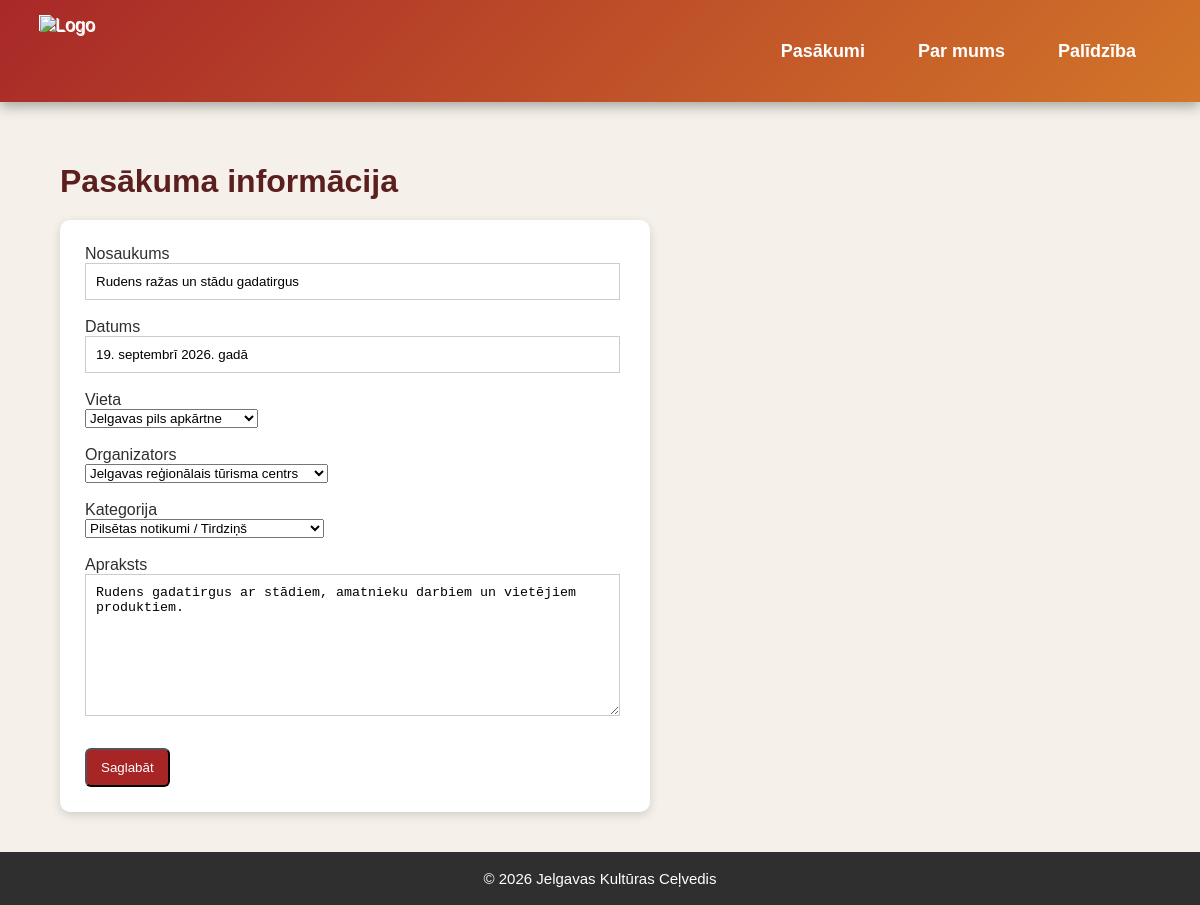
Page /pasakumi/7/edit on the committed database.
### tables this page shows
CREATE TABLE events (
    id INTEGER PRIMARY KEY AUTOINCREMENT,
    title TEXT NOT NULL,
    event_date TEXT NOT NULL,
    location_id INTEGER NOT NULL,
    organizer_id INTEGER NOT NULL,
    category_id INTEGER NOT NULL,
    description TEXT, image_name TEXT, image_file TEXT,
    FOREIGN KEY (location_id) REFERENCES locations(id),
    FOREIGN KEY (organizer_id) REFERENCES organizers(id),
    FOREIGN KEY (category_id) REFERENCES categories(id)
);

CREATE TABLE locations (
    id INTEGER PRIMARY KEY AUTOINCREMENT,
    name TEXT NOT NULL,
    address TEXT
);

CREATE TABLE organizers (
    id INTEGER PRIMARY KEY AUTOINCREMENT,
    name TEXT NOT NULL,
    contact TEXT,
    phone_number TEXT
);

CREATE TABLE categories (
    id INTEGER PRIMARY KEY AUTOINCREMENT,
    category_name TEXT NOT NULL,
    subcategory_name TEXT
);

### app.py (the view, shortened to what this page needs)
@app.route("/pasakumi/<int:event_id>/edit", methods=["GET", "POST"])
def edit_event(event_id):
    conn = get_db_connection()
    event = conn.execute("SELECT * FROM events WHERE id = ?", (event_id,)).fetchone()
    locations, organizers, categories = get_form_data(conn)
    conn.close()
    return render_template("edit.html", event=event, locations=locations, organizers=organizers, categories=categories)

### app.py (called while the page is built)
def get_db_connection():
    db = Path(__file__).parent / "events.db"
    conn = sqlite3.connect(db)
    conn.row_factory = sqlite3.Row
    return conn

def get_form_data(conn):
    return (
        conn.execute("SELECT * FROM locations").fetchall(),
        conn.execute("SELECT * FROM organizers").fetchall(),
        conn.execute("SELECT * FROM categories").fetchall()
    )

### templates/edit.html (shortened to what this page needs)
{% extends "base.html" %}
{% block content %}
<h1>Pasākuma informācija</h1>
<form method="POST" class="form">
    <label>Nosaukums</label><br>
    <input type="text" name="title" value="{{ event['title'] }}" required><br><br>
    <label>Datums</label><br>
    <input type="text" name="event_date" value="{{ event['event_date'] }}" required><br><br>
    <label>Vieta</label><br>
    <select name="location_id">
        {% for location in locations %}
            <option value="{{ location['id'] }}" {% if location['id'] == event['location_id'] %}selected{% endif %}>
                {{ location['name'] }}
            </option>
        {% endfor %}
    </select><br><br>
    <label>Organizators</label><br>
    <select name="organizer_id">
        {% for organizer in organizers %}
            <option value="{{ organizer['id'] }}" {% if organizer['id'] == event['organizer_id'] %}selected{% endif %}>
                {{ organizer['name'] }}
            </option>
        {% endfor %}
    </select><br><br>
    <label>Kategorija</label><br>
    <select name="category_id">
        {% for category in categories %}
            <option value="{{ category['id'] }}" {% if category['id'] == event['category_id'] %}selected{% endif %}>
                {{ category['category_name'] }} / {{ category['subcategory_name'] }}
            </option>
        {% endfor %}
    </select><br><br>
    <label>Apraksts</label><br>
    <textarea name="description" required>{{ event['description'] }}</textarea><br><br>
    <button type="submit" class="button">Saglabāt</button>
</form>
{% endblock %}

### static/style.css (style rules this page uses)
html, body { margin: 0; padding: 0; }
body { font-family: Arial, sans-serif; background: #f5f1ea; color: #2f2f2f; padding: 0; display: flex; flex-direction: column; min-height: 100vh; }
main h1 { color: #5b1f1f; font-weight: bold; margin-bottom: 20px; }
.button { display: inline-block; background-color: #a72525; color: white; padding: 10px 14px; text-decoration: none; border-radius: 6px; margin-top: 10px; }
.form { width: 50%; background-color: white; padding: 25px; border-radius: 10px; box-shadow: 0 3px 10px rgba(0,0,0,0.15); }
.form input,.form textarea { width: 95%; padding: 10px; border: 1px solid #ccc; }
.form textarea { height: 120px; }

### rows in the picture
events: title "Rudens ražas un stādu gadatirgus", event_date "19. septembrī 2026. gadā", location_id "Jelgavas pils apkārtne", organizer_id "Jelgavas reģionālais tūrisma centrs", category_id "Pilsētas notikumi / Tirdziņš", description "Rudens gadatirgus ar stādiem, amatnieku darbiem un vietējiem produktiem."
